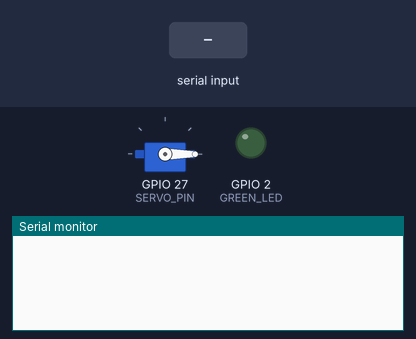
A sketch run on a simulated ESP32. Parts: servo, output pins drawn as LEDs (lit = HIGH), the last lines printed to the serial monitor. The inputs (shaded band) are chosen by the test bench. Random numbers use the default seed unless the sketch sets one; nothing arrives over Bluetooth unless stated.

Above: at 1.2 s.
1.3 s: "REQUEST_OTP\n" received over the second serial link
At 2.2 s:
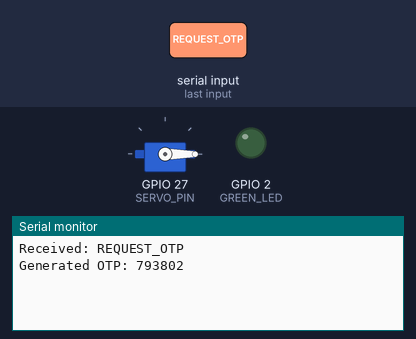
3.3 s: "VERIFY\n" received over the second serial link
At 4.5 s:
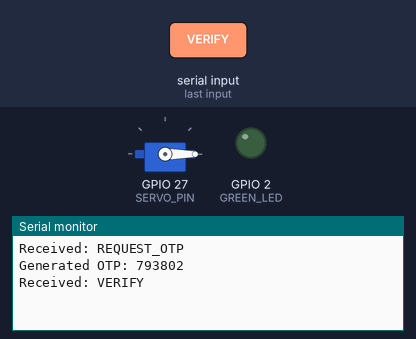
4.8 s: ",\n" received over the second serial link
At 5.7 s:
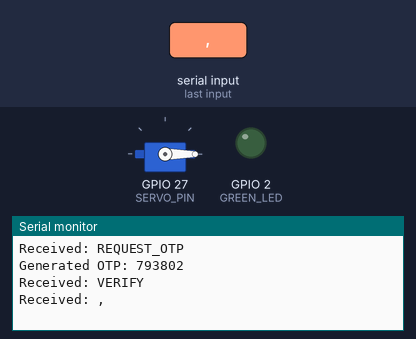

Measured:
- after the input at 1.3 s, the serial monitor: prints a new line at once (image 1)
- after the input at 3.3 s, the serial monitor: prints a new line at once (image 2)
- after the input at 4.8 s, the serial monitor: prints a new line at once (image 3)

The sketch:

IOT_LOCK.ino
```cpp
#include <ESP32Servo.h>  // ESP32 Servo library
#include "BluetoothSerial.h"  // ESP32 Bluetooth library

BluetoothSerial SerialBT;  // Create Bluetooth Serial object
Servo lockServo;  // Servo object for the lock

String receivedData = "";  // Store received data
String generatedOTP = "";  // Store generated OTP

String storedUsername = "logesh";  // Predefined username for verification

#define GREEN_LED  2  // GPIO pin for Green LED
#define SERVO_PIN  27 // GPIO pin for Servo motor

void setup() {
    Serial.begin(115200);  // Debugging via Serial Monitor
    SerialBT.begin("ESP32_LOCK");  // Set ESP32 Bluetooth name

    lockServo.attach(SERVO_PIN);  // Attach servo to GPIO 27
    pinMode(GREEN_LED, OUTPUT);  // Set Green LED as output

    // Initialize lock position
    lockServo.write(0);  // Locked position (0°)
    digitalWrite(GREEN_LED, LOW);  // Turn off LED initially
}

void loop() {
    if (SerialBT.available()) {
        receivedData = SerialBT.readStringUntil('\n');  // Read received data
        receivedData.trim();  // Remove extra spaces

        Serial.println("Received: " + receivedData);

        // Check if the request is for OTP
        if (receivedData.startsWith("REQUEST_OTP")) {
            generatedOTP = generateOTP();  // Generate a new OTP
            SerialBT.println("OTP:" + generatedOTP);  // Send OTP to the mobile app
            delay(500);
            Serial.println("Generated OTP: " + generatedOTP);
        }

        // Check if the request is for OTP verification
        else if (receivedData.startsWith("VERIFY")) {
            int firstComma = receivedData.indexOf(",");
            int secondComma = receivedData.indexOf(",", firstComma + 1);

            if (firstComma == -1 || secondComma == -1) {
                SerialBT.println("wrong data");
                return;
            }

            String currentUsername = receivedData.substring(firstComma + 1, secondComma);
            String enteredOTP = receivedData.substring(secondComma + 1);

            Serial.println("Username received: " + currentUsername);
            Serial.println("Entered OTP received: " + enteredOTP);

            // Validate OTP and Username
            if (currentUsername == storedUsername && enteredOTP == generatedOTP) {
                unlockLock();  // Unlock the lock
                SerialBT.println("unlocked");  // Send success response
            } else {
                SerialBT.println("wrongotp");
            }
        }
    }
}

// Function to generate a 6-digit OTP
String generateOTP() {
    String otp = "";
    for (int i = 0; i < 6; i++) {
        otp += String(random(0, 10));  // Generate a random number (0-9)
    }
    return otp;
}

// Function to unlock the lock
void unlockLock() {
    lockServo.write(90);  // Unlock position (90°)
    digitalWrite(GREEN_LED, HIGH);  // Turn on Green LED
    delay(5000);  // Keep unlocked for 10 seconds
    lockServo.write(0);  // Lock position (0°)
    digitalWrite(GREEN_LED, LOW);  // Turn off Green LED
}
```
